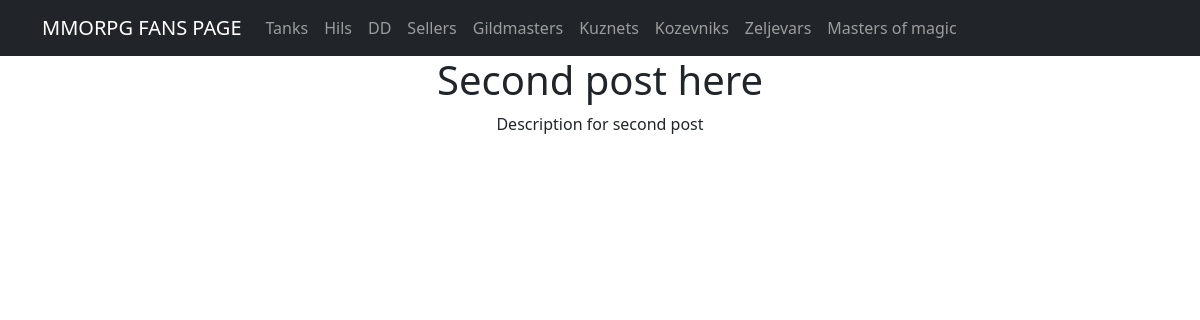
Before: /category/2/ with the older database file.
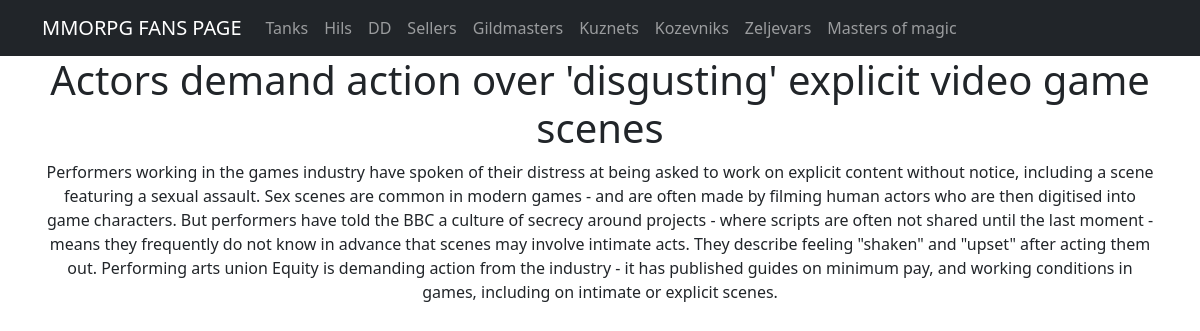
After: the same page with the newer database file.
### app/models.py (models this page shows, shortened)
class Post(models.Model):
    name = models.CharField(max_length=150, unique=True)
    description = models.TextField()
    published_date = models.DateTimeField(default=timezone.now)
    author = models.ForeignKey(User, on_delete=models.CASCADE, related_name='posts')
    categories = models.ManyToManyField(Category, related_name='posts')

### app/views.py (the view)
# urls.py: path('<int:pk>/', PostDetail.as_view(), name='post_detail'),
class PostDetail(DetailView):
    model = Post
    template_name = 'post_detail.html'
    context_object_name = 'post_detail'

### templates/post_detail.html (shortened to what this page needs)
{% extends 'flatpages/default.html' %}
{% block content %}
<h1>{{ post_detail.name }}</h1>
<p>{{ post_detail.description }}</p>
{% endblock content %}

Changed rows visible on the page:
changed Post: name "Second post here" → "Actors demand action over 'disgusting' explicit video game scenes"; description "Description for second post" → "Performers working in the games industry have spoken of their distress at being asked to work on explicit content without notice, including a scene featuring a sexual assault. Sex scenes are common in modern games - and are often made by filming human actors who are then digitised into game characters. But performers have told the BBC a culture of secrecy around projects - where scripts are often not shared until the last moment - means they frequently do not know in advance that scenes may involve intimate acts. They describe feeling \"shaken\" and \"upset\" after acting them out. Performing arts union Equity is demanding action from the industry - it has published guides on minimum pay, and…"
